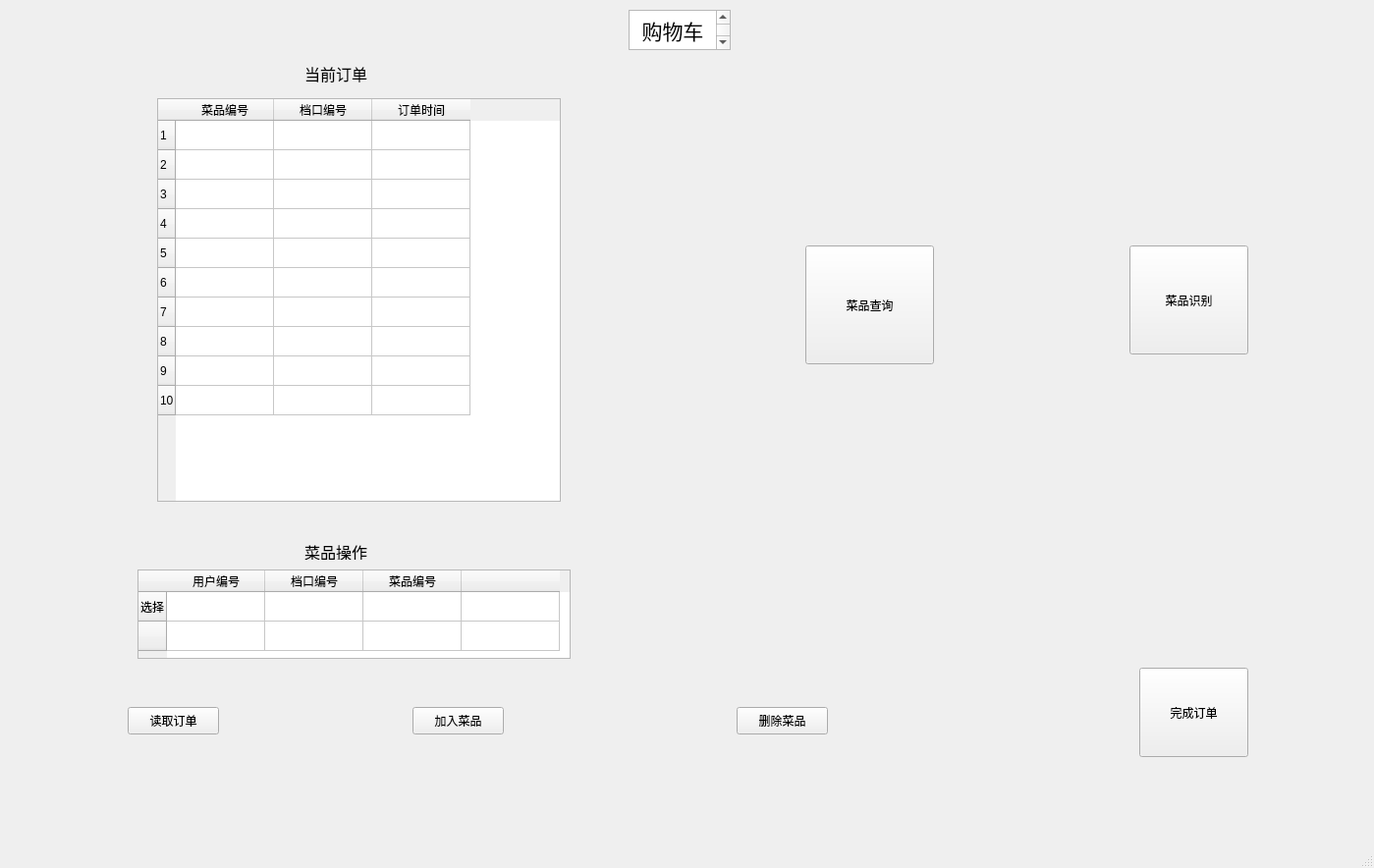
<?xml version="1.0" encoding="UTF-8"?>
<ui version="4.0">
 <class>MainWindow</class>
 <widget class="QMainWindow" name="MainWindow">
  <property name="geometry">
   <rect>
    <x>0</x>
    <y>0</y>
    <width>1399</width>
    <height>884</height>
   </rect>
  </property>
  <property name="windowTitle">
   <string>MainWindow</string>
  </property>
  <widget class="QWidget" name="centralwidget">
   <widget class="QPushButton" name="pushButton">
    <property name="geometry">
     <rect>
      <x>130</x>
      <y>720</y>
      <width>93</width>
      <height>28</height>
     </rect>
    </property>
    <property name="text">
     <string>读取订单</string>
    </property>
   </widget>
   <widget class="QPushButton" name="pushButton_2">
    <property name="geometry">
     <rect>
      <x>420</x>
      <y>720</y>
      <width>93</width>
      <height>28</height>
     </rect>
    </property>
    <property name="text">
     <string>加入菜品</string>
    </property>
   </widget>
   <widget class="QPushButton" name="pushButton_3">
    <property name="geometry">
     <rect>
      <x>750</x>
      <y>720</y>
      <width>93</width>
      <height>28</height>
     </rect>
    </property>
    <property name="text">
     <string>删除菜品</string>
    </property>
   </widget>
   <widget class="QPushButton" name="pushButton_4">
    <property name="geometry">
     <rect>
      <x>1160</x>
      <y>680</y>
      <width>111</width>
      <height>91</height>
     </rect>
    </property>
    <property name="text">
     <string>完成订单</string>
    </property>
   </widget>
   <widget class="QTableWidget" name="tableWidget">
    <property name="geometry">
     <rect>
      <x>160</x>
      <y>100</y>
      <width>411</width>
      <height>411</height>
     </rect>
    </property>
    <row>
     <property name="text">
      <string>1</string>
     </property>
    </row>
    <row>
     <property name="text">
      <string>2</string>
     </property>
    </row>
    <row>
     <property name="text">
      <string>3</string>
     </property>
    </row>
    <row>
     <property name="text">
      <string>4</string>
     </property>
    </row>
    <row>
     <property name="text">
      <string>5</string>
     </property>
    </row>
    <row>
     <property name="text">
      <string>6</string>
     </property>
    </row>
    <row>
     <property name="text">
      <string>7</string>
     </property>
    </row>
    <row>
     <property name="text">
      <string>8</string>
     </property>
    </row>
    <row>
     <property name="text">
      <string>9</string>
     </property>
    </row>
    <row>
     <property name="text">
      <string>10</string>
     </property>
    </row>
    <column>
     <property name="text">
      <string>菜品编号</string>
     </property>
    </column>
    <column>
     <property name="text">
      <string>档口编号</string>
     </property>
    </column>
    <column>
     <property name="text">
      <string>订单时间</string>
     </property>
    </column>
   </widget>
   <widget class="QTableWidget" name="tableWidget_2">
    <property name="geometry">
     <rect>
      <x>140</x>
      <y>580</y>
      <width>441</width>
      <height>91</height>
     </rect>
    </property>
    <row>
     <property name="text">
      <string>选择</string>
     </property>
    </row>
    <row>
     <property name="text">
      <string/>
     </property>
    </row>
    <column>
     <property name="text">
      <string>用户编号</string>
     </property>
    </column>
    <column>
     <property name="text">
      <string>档口编号</string>
     </property>
    </column>
    <column>
     <property name="text">
      <string>菜品编号</string>
     </property>
    </column>
    <column>
     <property name="text">
      <string/>
     </property>
    </column>
   </widget>
   <widget class="QTextEdit" name="textEdit">
    <property name="geometry">
     <rect>
      <x>640</x>
      <y>10</y>
      <width>104</width>
      <height>41</height>
     </rect>
    </property>
    <property name="html">
     <string>&lt;!DOCTYPE HTML PUBLIC &quot;-//W3C//DTD HTML 4.0//EN&quot; &quot;http://www.w3.org/TR/REC-html40/strict.dtd&quot;&gt;
&lt;html&gt;&lt;head&gt;&lt;meta name=&quot;qrichtext&quot; content=&quot;1&quot; /&gt;&lt;style type=&quot;text/css&quot;&gt;
p, li { white-space: pre-wrap; }
&lt;/style&gt;&lt;/head&gt;&lt;body style=&quot; font-family:'SimSun'; font-size:9pt; font-weight:400; font-style:normal;&quot;&gt;
&lt;p align=&quot;center&quot; style=&quot; margin-top:0px; margin-bottom:0px; margin-left:0px; margin-right:0px; -qt-block-indent:0; text-indent:0px;&quot;&gt;&lt;span style=&quot; font-size:16pt;&quot;&gt;购物车&lt;/span&gt;&lt;/p&gt;&lt;/body&gt;&lt;/html&gt;</string>
    </property>
   </widget>
   <widget class="QPushButton" name="pushButton_5">
    <property name="geometry">
     <rect>
      <x>820</x>
      <y>250</y>
      <width>131</width>
      <height>121</height>
     </rect>
    </property>
    <property name="text">
     <string>菜品查询</string>
    </property>
   </widget>
   <widget class="QLabel" name="label">
    <property name="geometry">
     <rect>
      <x>310</x>
      <y>60</y>
      <width>101</width>
      <height>31</height>
     </rect>
    </property>
    <property name="text">
     <string>&lt;html&gt;&lt;head/&gt;&lt;body&gt;&lt;p&gt;&lt;span style=&quot; font-size:12pt;&quot;&gt;当前订单&lt;/span&gt;&lt;/p&gt;&lt;/body&gt;&lt;/html&gt;</string>
    </property>
   </widget>
   <widget class="QLabel" name="label_2">
    <property name="geometry">
     <rect>
      <x>310</x>
      <y>550</y>
      <width>81</width>
      <height>20</height>
     </rect>
    </property>
    <property name="text">
     <string>&lt;html&gt;&lt;head/&gt;&lt;body&gt;&lt;p&gt;&lt;span style=&quot; font-size:12pt;&quot;&gt;菜品操作&lt;/span&gt;&lt;/p&gt;&lt;/body&gt;&lt;/html&gt;</string>
    </property>
   </widget>
   <widget class="QPushButton" name="pushButton_6">
    <property name="geometry">
     <rect>
      <x>1150</x>
      <y>250</y>
      <width>121</width>
      <height>111</height>
     </rect>
    </property>
    <property name="text">
     <string>菜品识别</string>
    </property>
   </widget>
  </widget>
  <widget class="QMenuBar" name="menubar">
   <property name="geometry">
    <rect>
     <x>0</x>
     <y>0</y>
     <width>1399</width>
     <height>26</height>
    </rect>
   </property>
  </widget>
  <widget class="QStatusBar" name="statusbar"/>
 </widget>
 <resources/>
 <connections/>
</ui>
